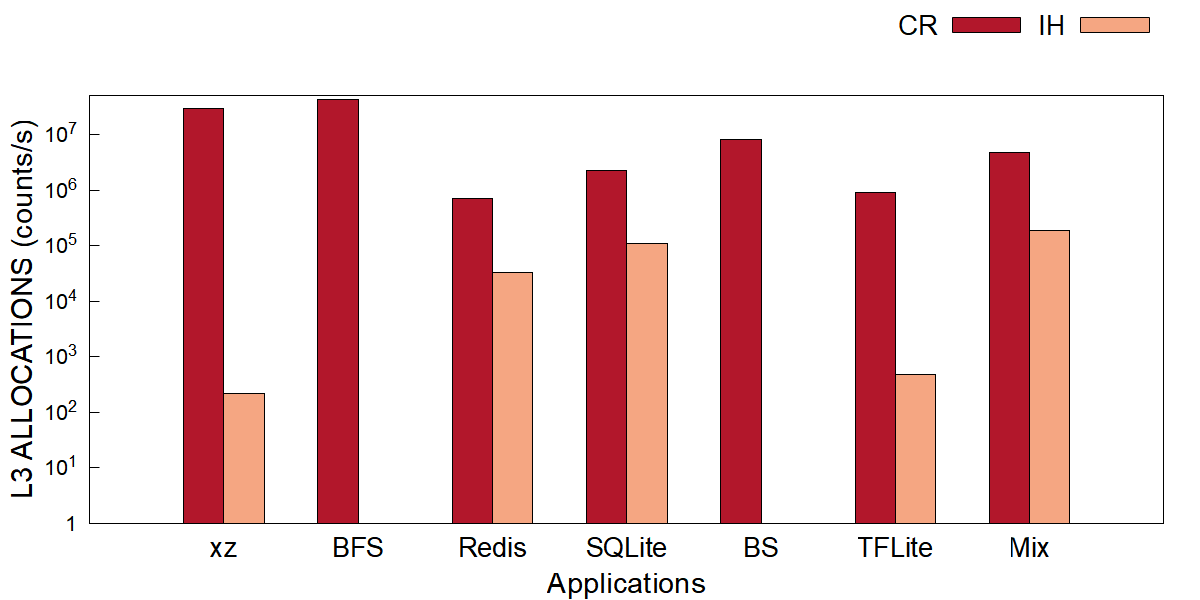

Write the gnuplot code that produced this figure.
# l3_allocations.plt - one counter, one bar per application per data path.
#
# Style mirrors the paper bar charts (image/*.plt): clustered
# bars, Arial 16/22/20, opaque fill with black border, key
# outside top right.  Bars use `with boxes` with explicit
# width and offsets (see tools/gen_fig_plts.py); xrange
# [0:8] centers the 7 application groups.  Full 4-side
# frame (border 15), tics only on left y / bottom x
# (nomirror).  Colors: 2-series figures use #B2172B
# (left, dark) / #F5A682 (right, light); the 3-series
# figure keeps dark gray / light gray / red.
#
# Log y axis: raw counts/s, starts at 1, coarse decade
# tics 1, 10, 100, ... only (10^{%L}, no minor tics);
# the IH series would be invisible on a linear axis.
#
# Data: fig/l3_allocations.dat (raw differenced rates).
#
# Usage: gnuplot fig/l3_allocations.plt   (from the repo root)

set terminal pngcairo size 1200,600 enhanced font 'Arial,16'
set output 'fig/l3_allocations.png'

set ylabel 'L3 ALLOCATIONS (counts/s)' font 'Arial,22'
set xlabel 'Applications' font 'Arial,22'

set style fill solid border -1
set boxwidth 0.30

set yrange [1:5e+07]
set logscale y 10
unset mytics
set format y '10^{%L}'
set ytics add ("1" 1)

set border 15
set ytics nomirror
set xtics nomirror

# xtics anchored at the cluster centers (1..7); the app
# names come from fig/l3_allocations.dat column 1.
set xtics ('xz' 1, 'BFS' 2, 'Redis' 3, 'SQLite' 4, 'BS' 5, 'TFLite' 6, 'Mix' 7) font ',20'
set xrange [0:8]

set tmargin 4
set key outside top right horizontal font 'Arial,20'

C_CR = "#B2172B"
C_IH = "#F5A682"

plot 'fig/l3_allocations.dat' using ($0+1-0.150):2 with boxes title 'CR' lc rgb C_CR, \
     '' using ($0+1+0.150):3 with boxes title 'IH' lc rgb C_IH
